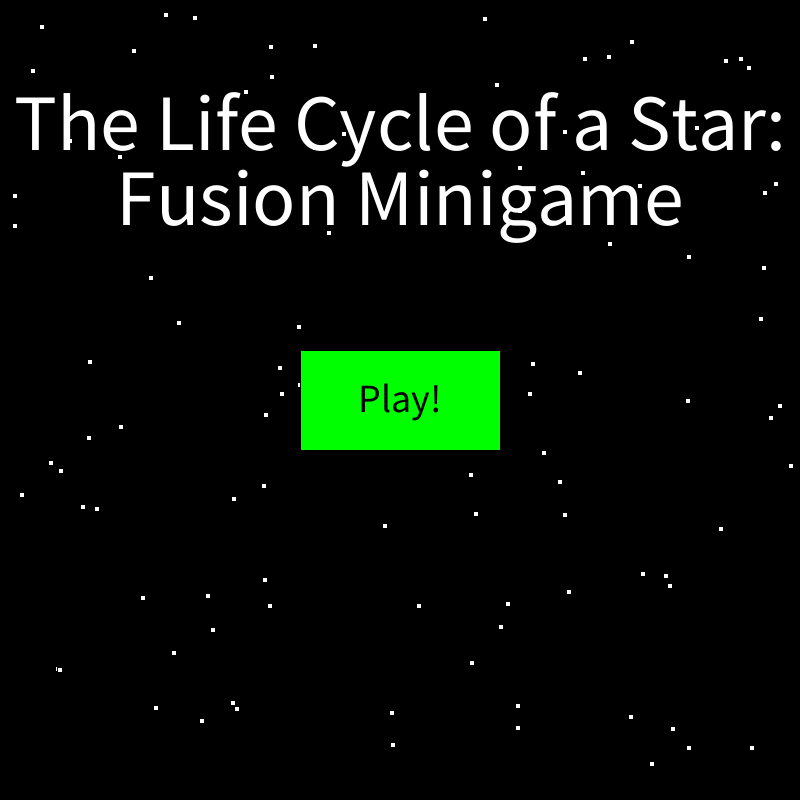
Frame 1 (no input)
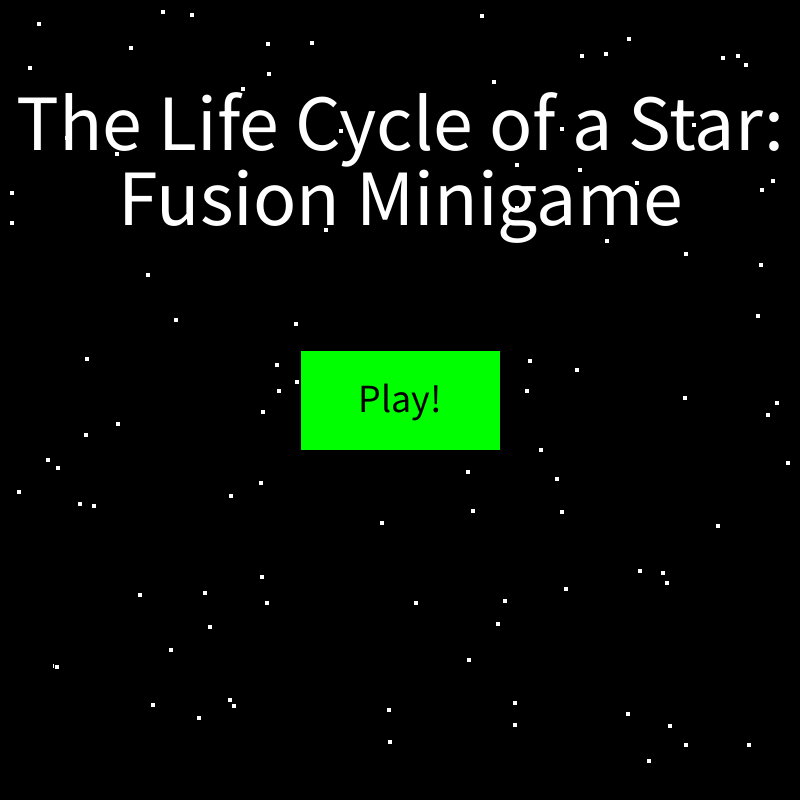
Frame 60 (the mouse pressed at the canvas centre just before this capture)
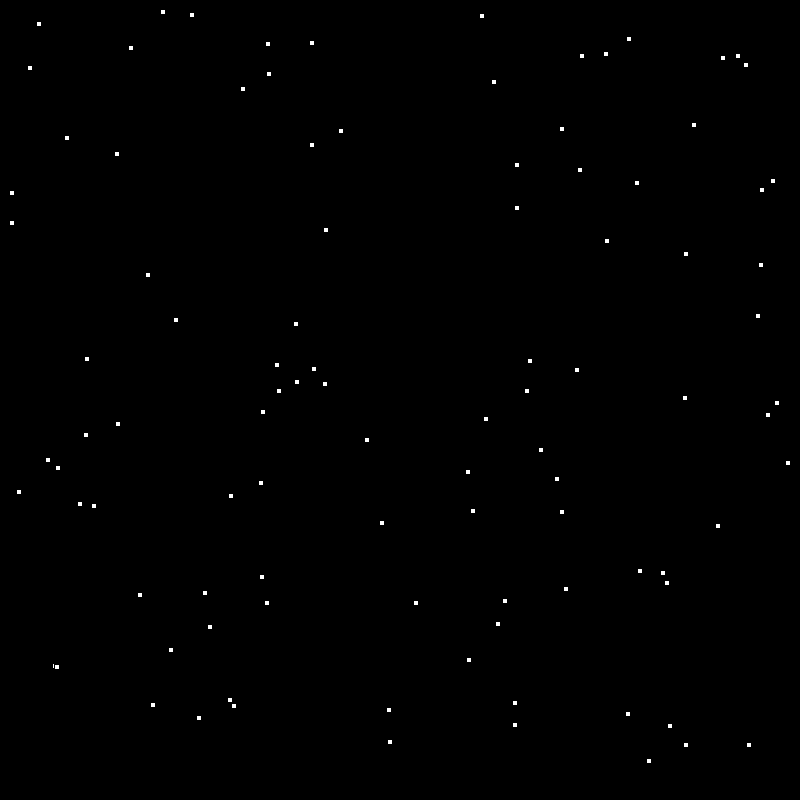
Frame 120 (the mouse held since frame 60 and released just before this capture)

The Processing sketch that drew these frames (run headless with seeded random() and noise(); from frame 60 on, the mouse is pressed at the canvas centre):

// Processing sketch: Atom_Class
// ── Atom_Class.pde
class Atom {
  
}

// ── Driver_Class.pde


int screen;
int difficulty; //0 = low/medium mass, 1 = high mass

int numBackgroundStars;
int[] backgroundStarX;
int[] backgroundStarY;

void setup(){
  size(800,800);
  screen = 0;
  numBackgroundStars = 100;
  backgroundStarX = new int[numBackgroundStars];
  backgroundStarY = new int[numBackgroundStars];
  initBackground();
}

void draw(){
  if(screen == 0){
    displayBackground();
    textAlign(CENTER);
    textSize(80);
    fill(255);
    text("The Life Cycle of a Star:",400,150);
    text("Fusion Minigame",400,225);
    fill(0,255,0);
    rectMode(CENTER);
    rect(400,400,200,100);
    fill(0);
    textSize(40);
    text("Play!",400,412);
  } else if(screen == 1){
    displayBackground();
    textAlign(CENTER);
    textSize(40);
    fill(255);
  }
}

void mousePressed(){
  if(screen == 0){
    if(mouseX >= 200 && mouseX <= 600 && mouseY >= 300 && mouseY <= 500){
      screen = 1;
    }
  }
}

void keyPressed(){
  
}

void initBackground(){
  for(int i = 0; i<numBackgroundStars; i++){
    backgroundStarX[i] = (int)random(0,801);
    backgroundStarY[i] = (int)random(0,801);
  }
}

void displayBackground(){
  background(0);
  fill(255);
  for(int i = 0; i<numBackgroundStars; i++){
    rect(backgroundStarX[i],backgroundStarY[i],5,5);
  }
}
